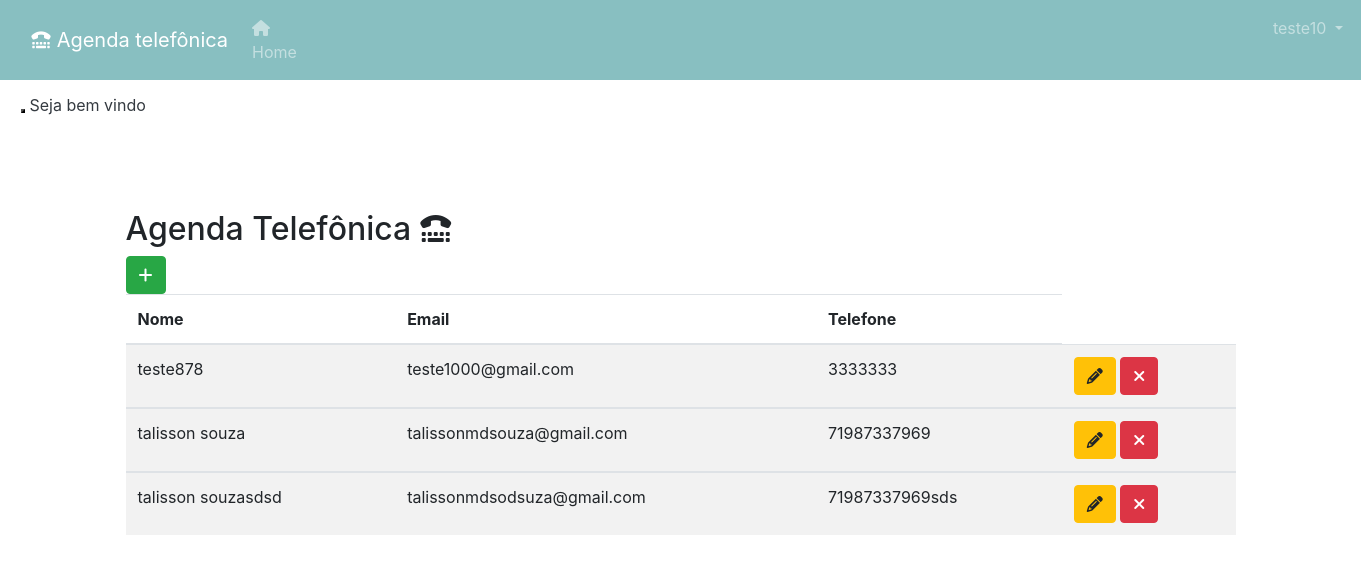
/index.php (signed in), run on the app's committed database.
### tables this page shows
CREATE TABLE `users` (
  `id` int(11) NOT NULL,
  `name` varchar(150) NOT NULL,
  `login` varchar(150) NOT NULL,
  `password` varchar(150) NOT NULL,
  `token` varchar(255) NOT NULL
);

CREATE TABLE `agendas` (
  `id` int(11) NOT NULL,
  `name` varchar(150) NOT NULL,
  `email` varchar(150) NOT NULL,
  `telefone` varchar(60) NOT NULL,
  `site` varchar(600) NOT NULL,
  `description` text DEFAULT NULL,
  `user_id` int(11) DEFAULT NULL
);

### modal/edit.php (called while the page is built, shortened)
<?php $editagenda =  $agenda->GetId($agendass['id']);?>

### models/UserModel.php (called while the page is built, shortened)
<?php
require_once('Message.php');
class UserModel implements IUser
{
    protected $conn, $message;
    public function __construct(PDO $conn)
    {
        $this->conn = $conn;
    }
    public function verifyToken($protected = false)
    {
        if(!empty($_SESSION['token']))
        {
            $token = $_SESSION['token'];
            $user = $this->findByToken($token);
            if($user)
            {
                return $user;
            }
            else if($protected)
            {
                header("location:login.php");
            }
        }
        else if($protected)
        {
            header("location:login.php");
        }
    }
    public function findByToken($token)
    {
        if($token != "")
        {
          $stmt = $this->conn->prepare("SELECT * FROM users WHERE token = :token");
          $stmt->bindParam(":token",$token);
          $stmt->execute();
          if($stmt->rowCount() > 0)
          {
            $user = $stmt->fetch();
            return $user;
          }
          else {
            $user = [];
            return $user;
          }
    }
}
}

### models/Message.php (called while the page is built, shortened)
<?php
class Message {
    public function GetMessage(): array
    {
        $message = [];
        if(isset($_SESSION['msg']) && isset($_SESSION['type']))
        {
            $message = [
                "msg" => $_SESSION['msg'],
                "type" => $_SESSION['type']
            ];
            return $message;
        }
            return $message;
    }
}

### models/AgendaModel.php (called while the page is built, shortened)
<?php
require_once('Message.php');
class AgendaModel implements IAgenda
{
    protected  $conn, $message;
    public function __construct(PDO $conn)
    {
        $this->conn = $conn;
    }
    public function ListAll($user_id)
    {
        $query = $this->conn->prepare("SELECT * FROM agendas WHERE user_id = :user_id");
        $query->bindParam(':user_id',$user_id);
        $query->execute();
        if($query->rowCount() > 0)
        {
            return $query->fetchAll();
        }
        return [];
    }
    public function GetId(int $id){
        $query = $this->conn->prepare("SELECT * FROM agendas WHERE id = :id");
        $query->bindParam(':id',$id);
        $query->execute();
        if($query->rowCount() > 0)
        {
            return $query->fetch();
        }
        return [];
    }
}
?>

### index.php (the view, shortened to what this page needs)
<?php
 include("template/header.php");
 if($userdata != [])
{
    $userdao->verifyToken(false);
 }
 else{
    $userdao->verifyToken(true);
 }
 ?>
<div class="container">
  <h2>Agenda Telefônica <i class="fa-solid fa-tty"></i></h2>
  <a href="#" class="btn btn-success" data-bs-toggle="modal" data-bs-target="#createModal"><i class="fa-solid fa-plus"></i></a>
  <table class="table table-striped">
    <thead>
      <tr>
        <th>Nome</th>
        <th>Email</th>
        <th>Telefone</th>
      </tr>
    </thead>
    <tbody>
      <?php
      $agendas = $agenda->ListAll($userdata["id"]);
      foreach($agendas as $agendass):
      ?>
      <tr>
        <td><?=$agendass['name']?></td>
        <td><?=$agendass['email']?></td>
        <td><?=$agendass['telefone']?></td>
        <td>
            <a href="#" class="btn btn-warning" data-bs-toggle="modal" data-bs-target="#editModal<?=$agendass['id']?>"><i class="fa-solid fa-pencil"></i></a>
            <?php include("modal/edit.php");  ?>
            <a href="#" class="btn btn-danger" data-bs-toggle="modal" data-bs-target="#deleteModal<?=$agendass['id']?>"><i class="fa-solid fa-xmark"></i></a>
        </td>
      </tr>
    </tbody>
    <?php endforeach; ?>
  </table>
</div>
<?php include("template/footer.php");  ?>

### template/header.php (shortened to what this page needs)
<?php
require_once('./connect.php');
require_once('./models/Message.php');
require_once('./models/UserModel.php');
require_once('./models/AgendaModel.php');
$agenda = new AgendaModel($conn);
 $message = new Message();
 $flashmessage = $message->GetMessage();
$userdao =  new UserModel($conn);
$userdata = $userdao->verifyToken(false);
?>
<!DOCTYPE html>
<html lang="pt-br">
<head>
    <link rel="stylesheet" href="css/style.css">
    <link rel="stylesheet" href="https://cdn.jsdelivr.net/npm/bootstrap@4.6.2/dist/css/bootstrap.min.css">
    <link rel="stylesheet" href="https://cdnjs.cloudflare.com/ajax/libs/font-awesome/6.5.1/css/all.min.css" />
</head>
<body>
<?php if($userdata): ?>
<header>
<nav class="navbar navbar-expand-sm navbar-dark bg-person" style="background-color: #88bfc1;">
  <div class="container-fluid">
    <a class="navbar-brand" href="javascript:void(0)"><i class="fa-solid fa-tty"></i> Agenda telefônica</a>
    <div class="collapse navbar-collapse" id="mynavbar">
      <ul class="navbar-nav me-auto">
        <li class="nav-item">
          <a class="nav-link" href="index.php"> <i class="fa-solid fa-house"></i> Home</a>
        </li>
    <li class="nav-item dropdown" style="margin-left: 60em;">
      <a class="nav-link dropdown-toggle" href="#" id="navbardrop" data-toggle="dropdown">
      <?= $userdata['name']?>
      </a>
    </li>
      </ul>
    </div>
  </div>
</nav>
</header>
<?php endif; ?>
<main>
<?php if (!empty($flashmessage['msg'])) : ?>
<div class="alert alert-ligth  ?> alert-dismissible">
    <button type="button" class="btn-close" data-bs-dismiss="alert">
    </button>
    <span class="text-dark">
    <?php echo @$flashmessage['msg']; ?>
    </span>
</div>
<?php endif; ?>

### template/footer.php
</main>
</body>
</html>

### css/style.css (style rules this page uses)
* { margin: 0; padding: 0; box-sizing: border-box; }
.container { margin-top: 5em; }
.bg-person { background-color: #88bfc1; }

### data on the page
users: name "teste10"
agendas: name "teste878", email "teste1000@gmail.com", telefone "3333333"
agendas: name "talisson souza", email "talissonmdsouza@gmail.com", telefone "71987337969"
agendas: name "talisson souzasdsd", email "talissonmdsodsuza@gmail.com", telefone "71987337969sds"
